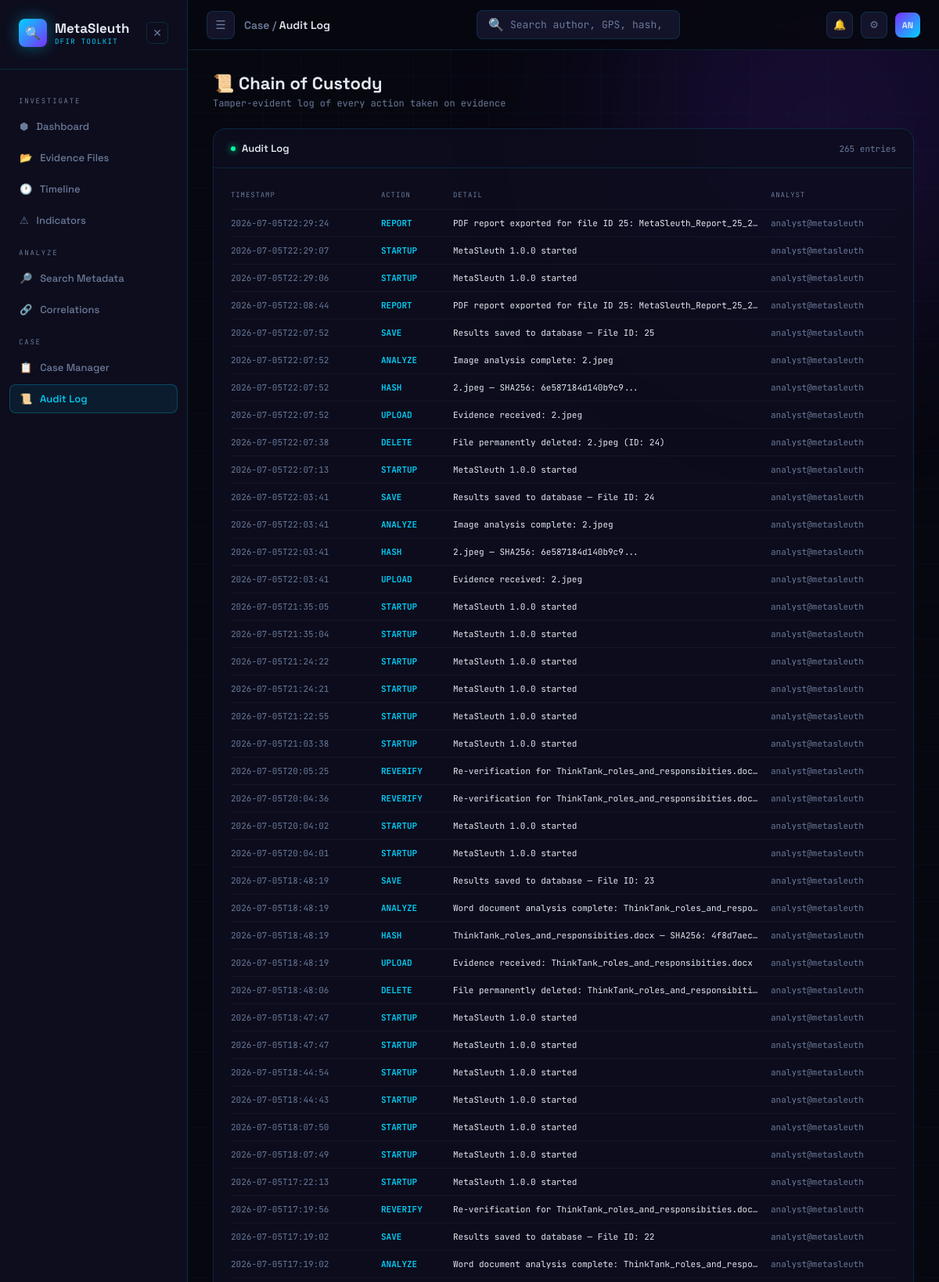
The app's page /auditlog (upper part) with its own data.
### tables this page shows
CREATE TABLE audit_log (
            id        INTEGER PRIMARY KEY AUTOINCREMENT,
            timestamp TEXT NOT NULL,
            action    TEXT NOT NULL,
            detail    TEXT,
            analyst   TEXT,
            tool_ver  TEXT
        , file_id INTEGER);

### app.py (the view)
@app.route('/auditlog')
def auditlog_page():
    conn   = get_connection()
    cursor = conn.cursor()
    cursor.execute('SELECT * FROM audit_log ORDER BY timestamp DESC')
    rows = cursor.fetchall()
    conn.close()
    entries = [dict(r) for r in rows]
    return render_template('auditlog.html', entries=entries)

### database/db.py (called while the page is built)
def get_connection():
    conn = sqlite3.connect(DATABASE)
    conn.row_factory = sqlite3.Row
    return conn

### templates/auditlog.html (shortened to what this page needs)
{% extends 'base.html' %}
{% block breadcrumb %}Case / <span>Audit Log</span>{% endblock %}
{% block content %}
<div>
    <div class="page-title">📜 Chain of Custody</div>
    <div class="page-sub">
        {% if filter_file_id %}
            Tamper-evident log for File #{{ filter_case_number }} only
        {% else %}
            Tamper-evident log of every action taken on evidence
        {% endif %}
    </div>
</div>
<div class="panel">
    <div class="panel-head">
        <div class="panel-title"><span class="dot o"></span>Audit Log</div>
        <span style="font-size:11px;font-family:var(--mono);color:var(--muted)">
            {{ entries | length }} entries
        </span>
    </div>
    <div class="panel-body">
        {% if entries %}
            <div class="audit-table">
                <div class="audit-row header">
                    <span>Timestamp</span>
                    <span>Action</span>
                    <span>Detail</span>
                    <span>Analyst</span>
                </div>
                {% for e in entries %}
                <div class="audit-row">
                    <span class="a-time">{{ e.timestamp[:19] if e.timestamp else '' }}</span>
                    <span class="a-action">{{ e.action }}</span>
                    <span class="a-detail">{{ e.detail }}</span>
                    <span class="a-analyst">{{ e.analyst }}</span>
                </div>
                {% endfor %}
            </div>
        {% else %}
            <div class="empty">
                <div class="empty-icon">📜</div>
                No audit entries yet.
            </div>
        {% endif %}
    </div>
</div>
{% endblock %}

### records on screen
audit_log: timestamp "2026-07-05T22:29:24", action "REPORT", detail "PDF report exported for file ID 25: MetaSleuth_Report_25_2…", analyst "analyst@metasleuth"
audit_log: timestamp "2026-07-05T22:29:07", action "STARTUP", detail "MetaSleuth 1.0.0 started", analyst "analyst@metasleuth"
audit_log: timestamp "2026-07-05T22:29:06", action "STARTUP", detail "MetaSleuth 1.0.0 started", analyst "analyst@metasleuth"
audit_log: timestamp "2026-07-05T22:08:44", action "REPORT", detail "PDF report exported for file ID 25: MetaSleuth_Report_25_2…", analyst "analyst@metasleuth"
audit_log: timestamp "2026-07-05T22:07:52", action "SAVE", detail "Results saved to database — File ID: 25", analyst "analyst@metasleuth"
audit_log: timestamp "2026-07-05T22:07:52", action "ANALYZE", detail "Image analysis complete: 2.jpeg", analyst "analyst@metasleuth"
audit_log: timestamp "2026-07-05T22:07:52", action "HASH", detail "2.jpeg — SHA256: 6e587184d140b9c9...", analyst "analyst@metasleuth"
audit_log: timestamp "2026-07-05T22:07:52", action "UPLOAD", detail "Evidence received: 2.jpeg", analyst "analyst@metasleuth"
audit_log: timestamp "2026-07-05T22:07:38", action "DELETE", detail "File permanently deleted: 2.jpeg (ID: 24)", analyst "analyst@metasleuth"
audit_log: timestamp "2026-07-05T22:07:13", action "STARTUP", detail "MetaSleuth 1.0.0 started", analyst "analyst@metasleuth"
audit_log: timestamp "2026-07-05T22:03:41", action "SAVE", detail "Results saved to database — File ID: 24", analyst "analyst@metasleuth"
audit_log: timestamp "2026-07-05T22:03:41", action "ANALYZE", detail "Image analysis complete: 2.jpeg", analyst "analyst@metasleuth"
audit_log: timestamp "2026-07-05T22:03:41", action "HASH", detail "2.jpeg — SHA256: 6e587184d140b9c9...", analyst "analyst@metasleuth"
audit_log: timestamp "2026-07-05T22:03:41", action "UPLOAD", detail "Evidence received: 2.jpeg", analyst "analyst@metasleuth"
audit_log: timestamp "2026-07-05T21:35:05", action "STARTUP", detail "MetaSleuth 1.0.0 started", analyst "analyst@metasleuth"
audit_log: timestamp "2026-07-05T21:35:04", action "STARTUP", detail "MetaSleuth 1.0.0 started", analyst "analyst@metasleuth"
audit_log: timestamp "2026-07-05T21:24:22", action "STARTUP", detail "MetaSleuth 1.0.0 started", analyst "analyst@metasleuth"
audit_log: timestamp "2026-07-05T21:24:21", action "STARTUP", detail "MetaSleuth 1.0.0 started", analyst "analyst@metasleuth"
audit_log: timestamp "2026-07-05T21:22:55", action "STARTUP", detail "MetaSleuth 1.0.0 started", analyst "analyst@metasleuth"
audit_log: timestamp "2026-07-05T21:03:38", action "STARTUP", detail "MetaSleuth 1.0.0 started", analyst "analyst@metasleuth"
audit_log: timestamp "2026-07-05T20:05:25", action "REVERIFY", detail "Re-verification for ThinkTank_roles_and_responsibities.doc…", analyst "analyst@metasleuth"
audit_log: timestamp "2026-07-05T20:04:36", action "REVERIFY", detail "Re-verification for ThinkTank_roles_and_responsibities.doc…", analyst "analyst@metasleuth"
audit_log: timestamp "2026-07-05T20:04:02", action "STARTUP", detail "MetaSleuth 1.0.0 started", analyst "analyst@metasleuth"
audit_log: timestamp "2026-07-05T20:04:01", action "STARTUP", detail "MetaSleuth 1.0.0 started", analyst "analyst@metasleuth"
audit_log: timestamp "2026-07-05T18:48:19", action "SAVE", detail "Results saved to database — File ID: 23", analyst "analyst@metasleuth"
audit_log: timestamp "2026-07-05T18:48:19", action "ANALYZE", detail "Word document analysis complete: ThinkTank_roles_and_respo…", analyst "analyst@metasleuth"
audit_log: timestamp "2026-07-05T18:48:19", action "HASH", detail "ThinkTank_roles_and_responsibities.docx — SHA256: 4f8d7aec…", analyst "analyst@metasleuth"
audit_log: timestamp "2026-07-05T18:48:19", action "UPLOAD", detail "Evidence received: ThinkTank_roles_and_responsibities.docx", analyst "analyst@metasleuth"
audit_log: timestamp "2026-07-05T18:48:06", action "DELETE", detail "File permanently deleted: ThinkTank_roles_and_responsibiti…", analyst "analyst@metasleuth"
audit_log: timestamp "2026-07-05T18:47:47", action "STARTUP", detail "MetaSleuth 1.0.0 started", analyst "analyst@metasleuth"
audit_log: timestamp "2026-07-05T18:47:47", action "STARTUP", detail "MetaSleuth 1.0.0 started", analyst "analyst@metasleuth"
audit_log: timestamp "2026-07-05T18:44:54", action "STARTUP", detail "MetaSleuth 1.0.0 started", analyst "analyst@metasleuth"
audit_log: timestamp "2026-07-05T18:44:43", action "STARTUP", detail "MetaSleuth 1.0.0 started", analyst "analyst@metasleuth"
audit_log: timestamp "2026-07-05T18:07:50", action "STARTUP", detail "MetaSleuth 1.0.0 started", analyst "analyst@metasleuth"
audit_log: timestamp "2026-07-05T18:07:49", action "STARTUP", detail "MetaSleuth 1.0.0 started", analyst "analyst@metasleuth"
audit_log: timestamp "2026-07-05T17:22:13", action "STARTUP", detail "MetaSleuth 1.0.0 started", analyst "analyst@metasleuth"
audit_log: timestamp "2026-07-05T17:19:56", action "REVERIFY", detail "Re-verification for ThinkTank_roles_and_responsibities.doc…", analyst "analyst@metasleuth"
audit_log: timestamp "2026-07-05T17:19:02", action "SAVE", detail "Results saved to database — File ID: 22", analyst "analyst@metasleuth"
audit_log: timestamp "2026-07-05T17:19:02", action "ANALYZE", detail "Word document analysis complete: ThinkTank_roles_and_respo…", analyst "analyst@metasleuth"

### other values on screen
{{ entries | length }} "265"
